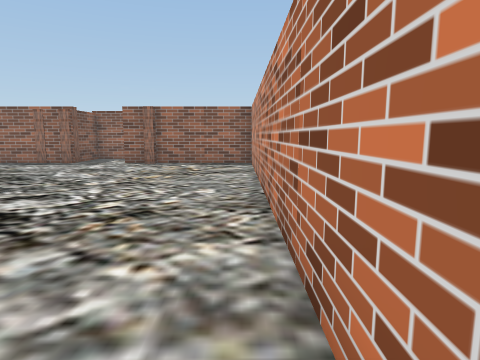
[1] (above)

24 first-person views from a walk through a Unity game level. The camera is 1.2 m above the floor, tilts 8° down and sees 75° across. The floor is counted in squares, 1 m on a side. Each view is taken from the middle of a square. On the plan, view 1 faces up. The plan holds only what a view shows up to about 13 squares ahead; the rest is blank. The place goes on beyond the plan. The player character is not drawn. Some surface patterns are stand-ins.

[2]
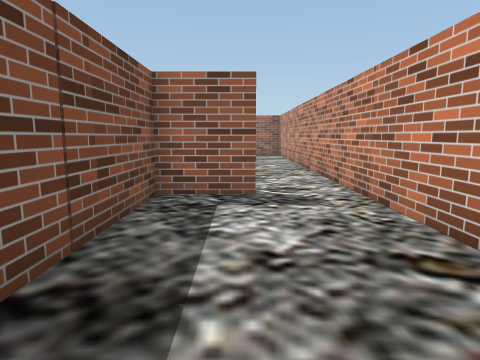

[3]
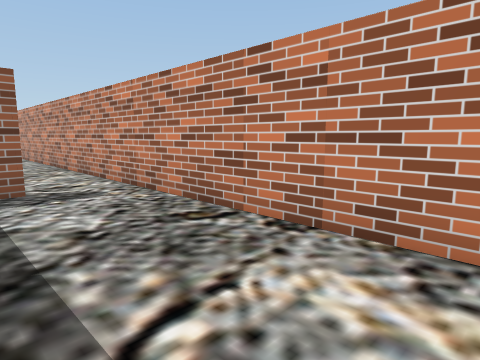

[4]
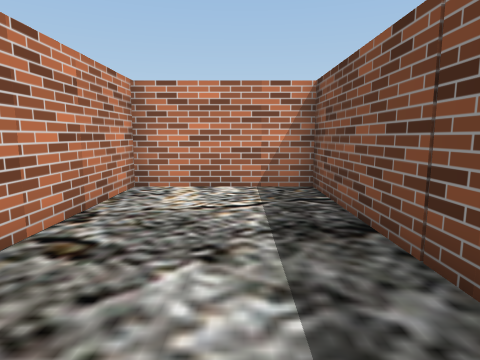

[5]
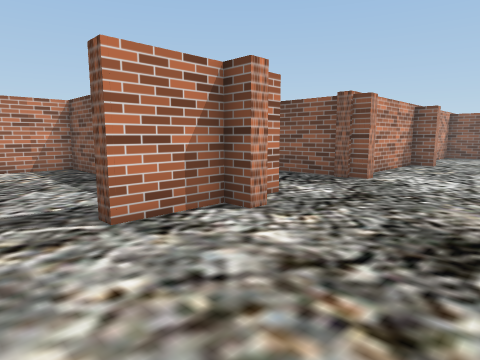

[6]
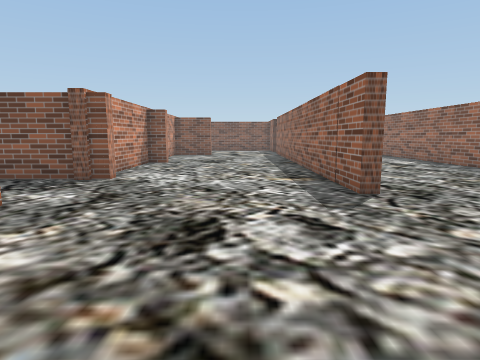

[7]
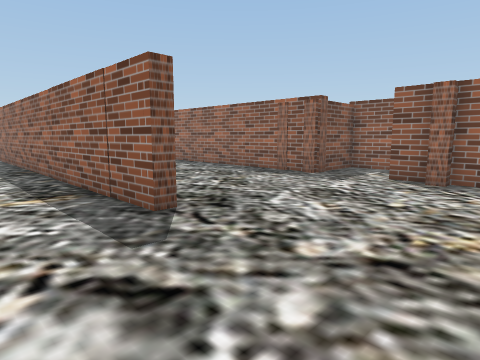

[8]
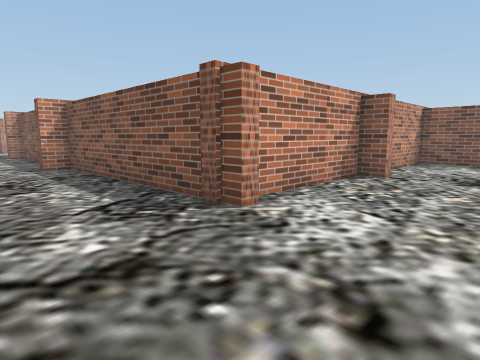

[9]
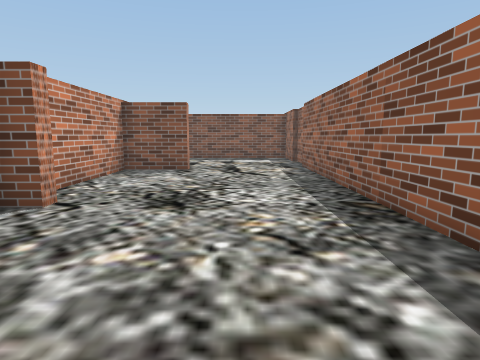

[10]
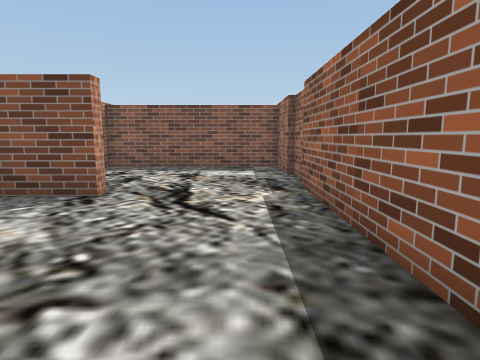

[11]
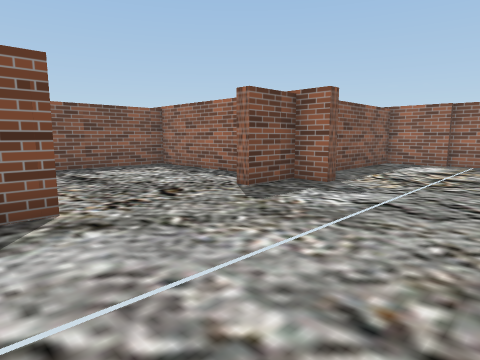

[12]
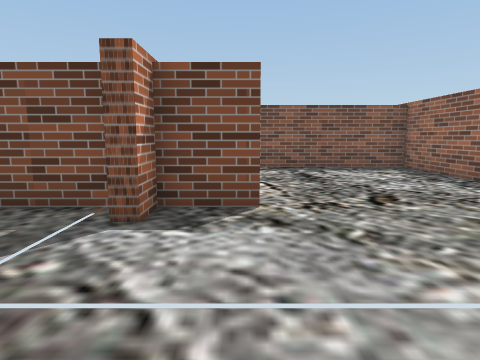

[13]
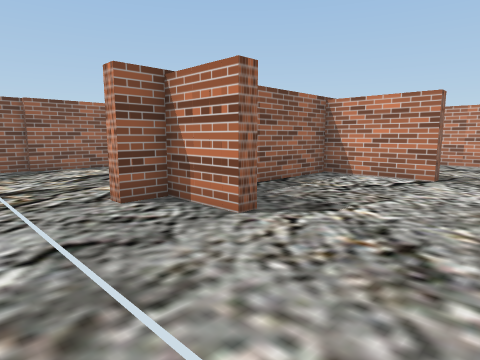

[14]
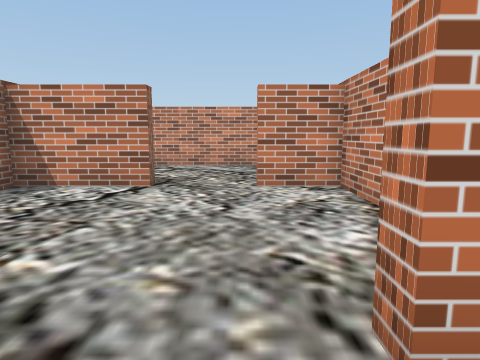

[15]
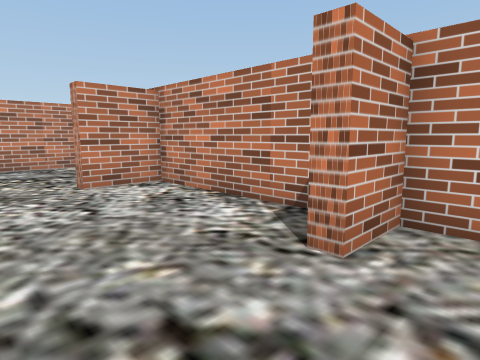

[16]
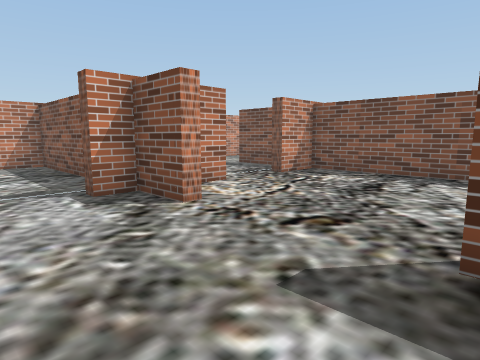

[17]
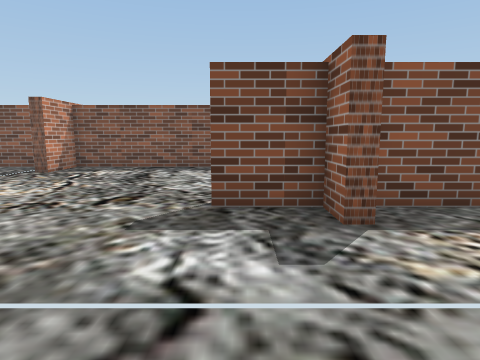

[18]
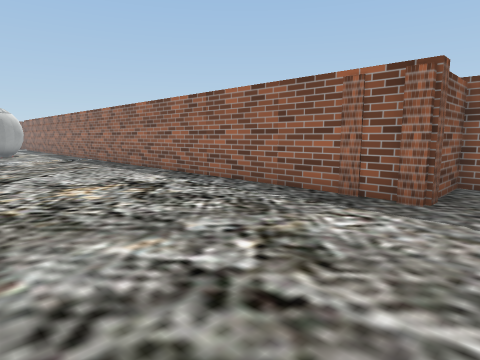

[19]
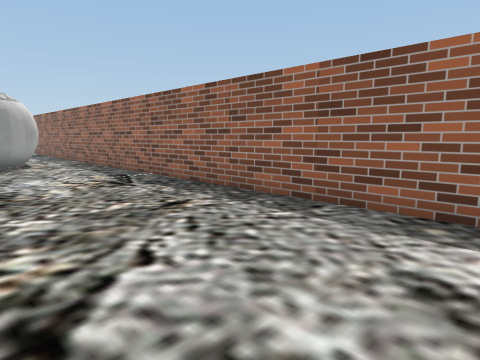

[20]
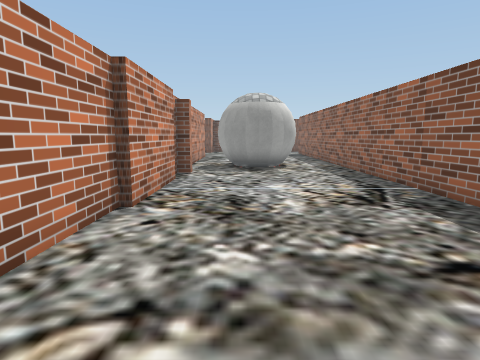

[21]
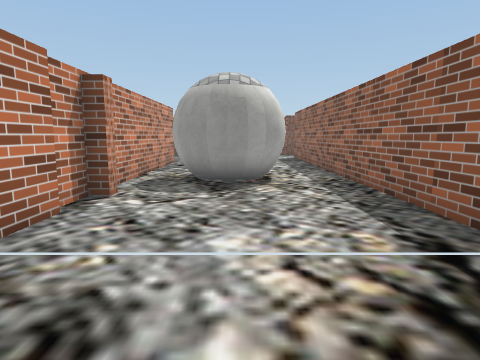

[22]
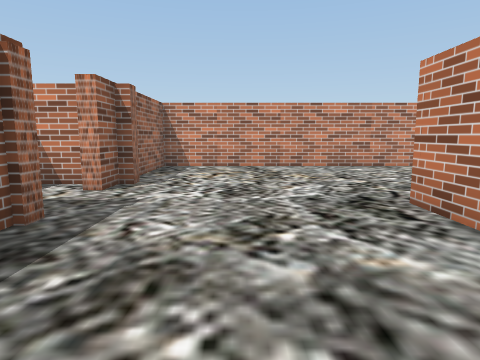

[23]
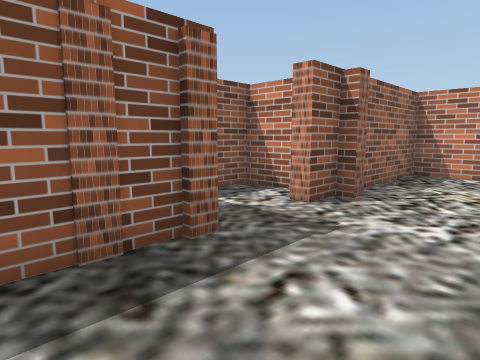

[24]
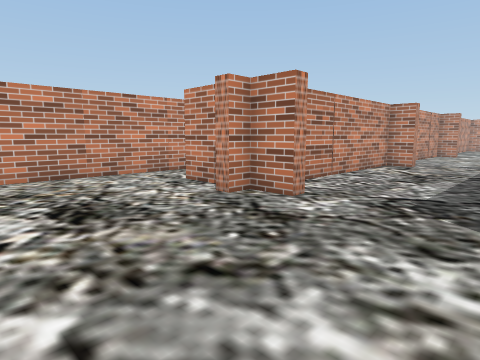

### Floor plan
Key: @ floor where view 1 was taken; # wall or solid block; x gap in a wall; . floor.
Columns run from 33 left of view 1 to 1 right of it. Each row starts with its distance up from view 1.
 17                          #####
 16                          #...#
 15                          #...#
 14 ##########################..#######
 13 ..................................#
 12  .. ##............................#
 11     ##............................#
 10     ##............................#
  9  ...x.............................#
  8 ###########################.......#
  7        #..........................#
  6        #..........................#
  5        #..........................#
  4        #..........................#
  3        #.....#....................#
  2        #.....#....................#
  1 #####  #....#############...####..#
  0 #..... #.....#.....#    #....#...@#
 -1 #......#.....#.....#    #....#....#
 -2 #..................# ...#....#....#
 -3 #.......................#....#....#
 -4 #.......................#....#....#
 -5 #.......................#....#....#
 -6 #......#.....#.....#....#....#....#
 -7 #..... #.....#.....#   .#....#....#
 -8 ##..####... ########    ##..#######
 -9 #...   #..               ...
-10 #..    #..               ..

Positions as (right, up) in squares from view 1, and headings:
1: (0, 0), facing up
2: (-2, -6), facing up
3: (-3, -7), facing up-right
4: (-2, 0), facing down
5: (0, 5), facing down-left
6: (0, 5), facing left
7: (-2, 5), facing up-left
8: (-5, 5), facing down-left
9: (-9, 5), facing left
10: (-14, 6), facing left
11: (-21, -7), facing up-left
12: (-21, -6), facing left
13: (-24, -5), facing up-right
14: (-22, -5), facing right
15: (-22, -3), facing down-right
16: (-23, -1), facing down-left
17: (-21, -1), facing left
18: (-6, 8), facing up-left
19: (-14, 9), facing up-left
20: (-16, 10), facing left
21: (-20, 11), facing left
22: (-12, 11), facing right
23: (-10, 11), facing up-right
24: (-9, 6), facing down-right
